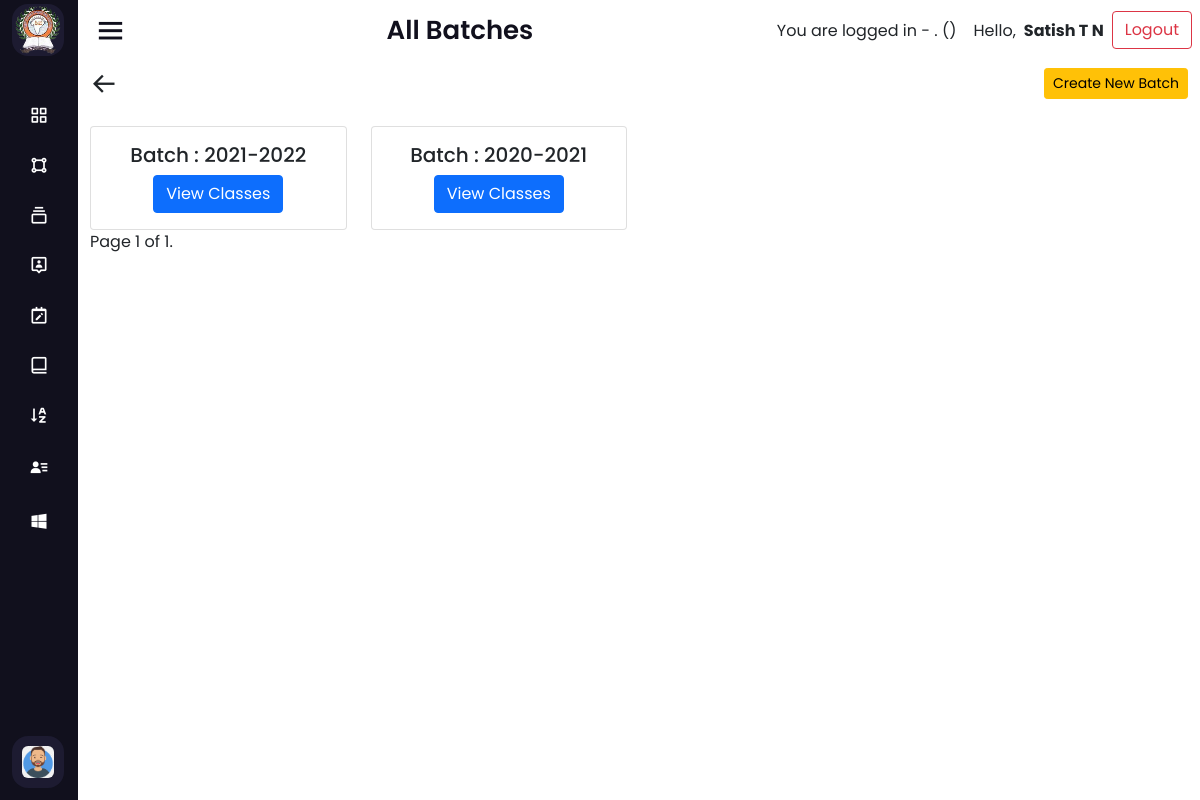
/batches (signed in), run on the app's committed database.
### accounts/models.py (models this page shows, shortened)
class CustomUser(AbstractUser):
    email = None
    first_name = None
    last_name = None
    role = models.PositiveIntegerField(choices = role_choices, null=True)
    is_classTeacher = models.BooleanField(default=False)
    USERNAME_FIELD = 'username'
    REQUIRED_FIELDS = []
    objects = CustomUserManager()

class Teacher(models.Model):
    user_id = models.OneToOneField(CustomUser,primary_key=True,on_delete=models.CASCADE)
    full_name = models.CharField(max_length=255, blank=True)
    date_of_birth = models.DateField(auto_now=False, auto_now_add=False, blank=True, null=True)
    gender = models.IntegerField(choices = gender_choices, blank=True, null=True)
    email_id = models.EmailField(max_length=255, blank=True, null=True)
    phone_number = models.CharField(max_length=255, blank=True, null=True)
    blood_group = models.CharField(max_length=10, choices = blood_choices, null=True, blank=True)
    aadhaar_number = models.CharField(max_length=255, blank=True, null=True)
    present_address = models.TextField(blank=True, null=True)
    permanent_address = models.TextField(blank=True, null=True)
    profile_pic = models.ImageField(upload_to=None, height_field=None, width_field=None, max_length=None,blank=True, null=True)
    started_date = models.DateField(auto_now=False, auto_now_add=False, blank=True, null=True)
    end_date = models.DateField(auto_now=False, auto_now_add=False, null=True, blank=True)
    handling_subjects = models.CharField(max_length=255, blank=True, null=True)
    created_at = models.DateTimeField(auto_now=True)
    updated_at = models.DateTimeField(auto_now_add=True)
    REQUIRED_FIELDS = ['user_id']

### home/models.py (models this page shows, shortened)
class Session_year(models.Model):
    sessionYear = models.CharField(max_length=50,primary_key=True)
    start_date = models.DateField(auto_now=False, auto_now_add=False)
    end_date = models.DateField(auto_now=False, auto_now_add=False)
    created_at = models.DateTimeField(auto_now=True)
    updated_at = models.DateTimeField(auto_now_add=True)

### home/views.py (the view)
# urls.py: path('batches',views.Batches.as_view(), name="batches"),
class Batches(ListView):
    model = Session_year
    template_name = "home/batches.html"
    context_object_name = 'sessions'
    paginate_by = 10
    def get_queryset(self, *args, **kwargs):
        sessions = Session_year.objects.all().order_by('-sessionYear')
        return sessions

### templates/home/batches.html (shortened to what this page needs)
{% extends 'home/dashboard.html' %}
{% load static %}
{% block pageHeader %}
All Batches
{% endblock %}
{% block dashboard %}
<div class="container mt-2">
    <div class="row">
        <div class="col">
            <a href="{{request.META.HTTP_REFERER|escape}}"
                class='h3 bx bx-arrow-back text-decoration-none text-dark'></a>
        </div>
        <div class="col text-end">
            <a href="{% url 'create-batch' %}" class="btn btn-sm btn-warning">Create New Batch</a>
        </div>
    </div>
</div>
{% if sessions %}
<div class="container">
    <div class="row text-center">
        {% for session in sessions %}
        <div class="col-sm-3 mt-3">
            <div class="card">
                <div class="card-body">
                    <h5 class="card-title">Batch : {{session.sessionYear}}</h5>
                    <a href="{% url 'batchClasses' session.sessionYear %}" class="btn btn-primary text-end">View
                        Classes</a>
                </div>
            </div>
        </div>
        {% endfor %}
    </div>
    <div class="pagination align-middle text-center">
        <span class="step-links">
            <span class="current">
                Page {{ page_obj.number }} of {{ page_obj.paginator.num_pages }}.
            </span>
        </span>
    </div>
</div>
{% endif %}
{% endblock %}

### templates/home/dashboard.html (shortened to what this page needs)
{% extends 'home/base.html' %}
{% load static %}
{% block link %}
<link href='https://unpkg.com/boxicons@2.0.9/css/boxicons.min.css' rel='stylesheet'>
<link href="{% static 'dashboard/css.css' %}" rel='stylesheet'>
{% endblock %}
{% block body %}
{% if request.user.is_authenticated %}
<div class="sidebar close">
    <div class="logo-details">
        <div class="school-logo">
            <img src="{% static 'dashboard/logo.png' %}" alt="profileImg">
        </div>
    </div>
    {% if request.user.role == 1 %}
    <ul class="nav-links">
        <li>
            <a href="{% url 'dashboard' %}">
                <i class='bx bx-grid-alt'></i>
                <span class="link_name">Profile</span>
            </a>
            <ul class="sub-menu blank">
                <li><a class="link_name" href="{% url 'dashboard' %}">
                        Dashboard
                    </a></li>
            </ul>
        </li>
        <li>
            <a href="{% url 'batches' %}">
                <i class='bx bx-collection'></i>
                <span class="link_name">My Results</span>
            </a>
            <ul class="sub-menu blank">
                <li>
                    <a class="link_name" href="{% url 'batches' %}">
                        My Results
                    </a>
                </li>
            </ul>
        </li>
        <li>
            <div class="profile-details">
                <div class="profile-content">
                    {% if current_user.profile_pic.url %}
                    <img src="{{current_user.profile_pic.url}}" alt="profileImg">
                    {% else %}
                    <img src="{% static 'dashboard/avatar.png' %}" alt="profileImg">
                    {% endif %}
                </div>
                <div class="name-job">
                    <div class="profile_name">{{ current_user }}</div>
                    <div class="job">
                        Student
                    </div>
                </div>
                <a href="{% url 'logout' %}"><i class='bx bx-log-out'></i></a>
            </div>
        </li>
    </ul>
    {% elif request.user.role == 2 and request.user.is_superuser == True%}
    <ul class="nav-links">
        <li>
            <a href="{% url 'dashboard' %}">
                <i class='bx bx-grid-alt'></i>
            </a>
        </li>
        <li>
            <a href="{% url 'batches' %}">
                <i class='bx bx-shape-square'></i>
            </a>
        </li>
        <li>
            <a href="{% url 'classes' %}">
                <i class='bx bx-collection'></i>
            </a>
        </li>
        <li>
            <div class="iocn-link">
                <a href="{% url 'teachers' %}">
                    <i class='bx bx-user-pin'></i>
                </a>
            </div>
        </li>
        <li>
            <div class="iocn-link">
                <a href="{% url 'assessmentTypes' %}">
                    <i class='bx bx-calendar-edit'></i>
                </a>
            </div>
        </li>
        <li>
            <div class="iocn-link">
                <a href="{% url 'subjects' %}">
                    <i class='bx bx-book-alt'></i>
                </a>
            </div>
        </li>
        <li>
            <a href="{% url 'attendance-classes' %}">
                <i class='bx bx-sort-a-z'></i>
            </a>
        </li>
        <li>
            <a href="{% url 'teacher-allocation' %}">
                <i class='bx bxs-user-detail'></i>
            </a>
        </li>
        <li>
            <a href="{% url 'attendance-classes' %}">
                <i class='bx bxl-windows'></i>
            </a>
        </li>
        <li>
            <div class="profile-details">
                <div class="profile-content">
                    {% if current_user.profile_pic.url %}
                    <img src="{{current_user.profile_pic.url}}" alt="profileImg">
                    {% else %}
                    <img src="{% static 'dashboard/avatar.png' %}" alt="profileImg">
                    {% endif %}
                </div>
            </div>
        </li>
    </ul>
    {% endif %}
</div>
<section class="home-section">
    <div class="home-content navbar">
        <i class='bx bx-menu'></i>
        <span class="text">
            {% block pageHeader %}{% endblock %}
        </span>
        <div class="d-flex">
            <span class="pt-2 me-2">
                You are logged in {{request.user_agent.os.family}} - {{request.user_agent.os.version_string}}.
                ({{request.user_agent.browser.family}})
                &nbsp;&nbsp;
                Hello, </span>
            <span class="fw-bold pt-2 me-2">{{ user.teacher.full_name}}</span>
            <a href="{% url 'logout' %}" class="btn btn-outline-danger me-2" type="submit">Logout</a>
        </div>
    </div>
    {% block dashboard %}
    {% endblock %}
</section>
{% endif %}
{% endblock %}

### static/dashboard/css.css (style rules this page uses)
* { margin: 0; padding: 0; box-sizing: border-box; font-family: 'Poppins', sans-serif; }
.sidebar { position: fixed; top: 0; left: 0; height: 100%; width: 260px; background: #11101d; z-index: 100; transition: all 0.5s ease; }
.sidebar.close { width: 78px; }
.sidebar .logo-details { height: 60px; width: 100%; display: flex; align-items: center; }
.sidebar .nav-links { height: 100%; padding: 30px 0 150px 0; overflow: auto; }
.sidebar.close .nav-links { overflow: visible; }
.sidebar .nav-links li { position: relative; list-style: none; transition: all 0.4s ease; }
.sidebar .nav-links li .iocn-link { display: flex; align-items: center; justify-content: space-between; }
.sidebar.close .nav-links li .iocn-link { display: block }
.sidebar .nav-links li i { height: 50px; min-width: 78px; text-align: center; line-height: 50px; color: #fff; font-size: 20px; cursor: pointer; transition: all 0.3s ease; }
.sidebar .nav-links li a { display: flex; align-items: center; text-decoration: none; }
.sidebar .profile-details { position: fixed; bottom: 0; width: 260px; display: flex; align-items: center; justify-content: space-between; background: #1d1b31; padding: 12px 0; transition: all 0.5s ease; }
.sidebar.close .profile-details { background: none; }
.sidebar.close .profile-details { width: 78px; }
.sidebar .profile-details .profile-content { display: flex; align-items: center; }
.sidebar .profile-details img { height: 52px; width: 52px; object-fit: cover; border-radius: 16px; margin: 0 14px 0 12px; background: #1d1b31; transition: all 0.5s ease; }
.school-logo img { height: 52px; width: 52px; object-fit: cover; border-radius: 16px; margin: 0 14px 0 12px; background: #1d1b31; transition: all 0.5s ease; }
.sidebar.close .profile-details img { padding: 10px; }
.home-section { position: relative; background: #fff; height: 100vh; left: 260px; width: calc(100% - 260px); transition: all 0.5s ease; }
.sidebar.close ~ .home-section { left: 78px; width: calc(100% - 78px); }
.home-section .home-content { height: 60px; display: flex; align-items: center; }
.home-section .home-content .bx-menu, .home-section .home-content .text { color: #11101d; font-size: 35px; }
.home-section .home-content .bx-menu { margin: 0 15px; cursor: pointer; }
.home-section .home-content .text { font-size: 26px; font-weight: 600; }

### data on the page
CustomUser: teacher.full_name "Satish T N"
Session_year: sessionYear "2021-2022"
Session_year: sessionYear "2020-2021"

### other printed values
{{ page_obj.number }} "1"
{{ page_obj.paginator.num_pages }} "1"
